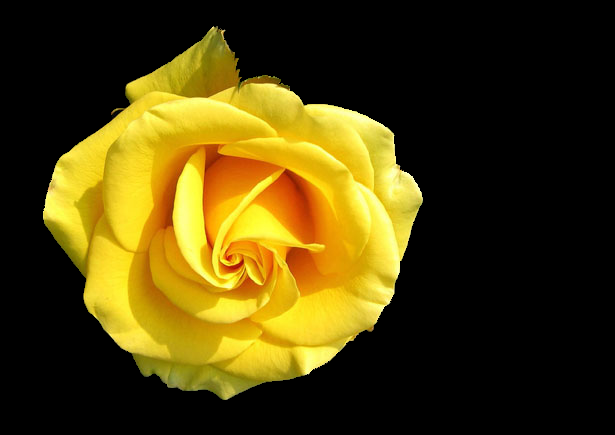
#> input picture images/second.png, 615 x 435 px
$ python black_detect.py
#> lines starting #> are read from the running program, lines starting #| are printed output that depends on the picture; after the words box and inside, x2 and y2 are one past the last pixel; in counts of white or black regions, pixels touching at a corner belong together
"""
Detects black pixels in an image and changes them to red.
https://answers.opencv.org/question/57532/unable-to-detect-black-pixels/
"""

import cv2
import numpy as np

# Load the image
second = cv2.imread('../images/second.png')
#> second is the input picture: shape (435, 615, 3); mean B, G, R 11.3, 62.3, 76.1

if second is None:
    raise ValueError("Image not found or unable to load. Check the file path.")

# Ensure the image is in the correct format (BGR)
if len(second.shape) < 3 or second.shape[2] != 3:
    raise ValueError("Expected a color image with 3 channels (BGR).")

# Convert all black pixels (0, 0, 0) to red (0, 0, 255)
# Create a mask for black pixels
black_pixels_mask = np.all(second == [0, 0, 0], axis=-1)
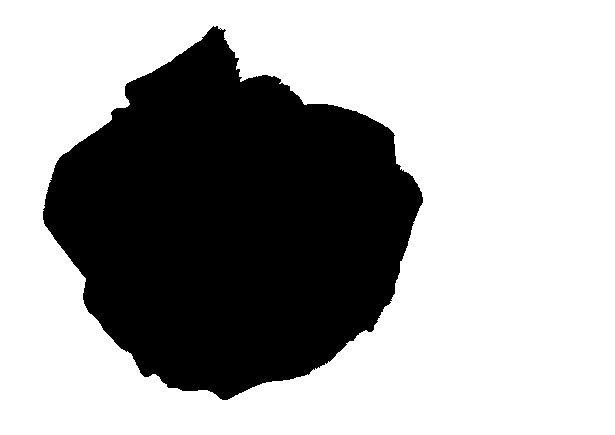
#> black_pixels_mask: shape (435, 615) bool; 65.7% white; 1 black region, box (x1, y1, x2, y2) and area: (43, 26, 423, 400) 91738

# Set the black pixels to red
second[black_pixels_mask] = [0, 0, 255]
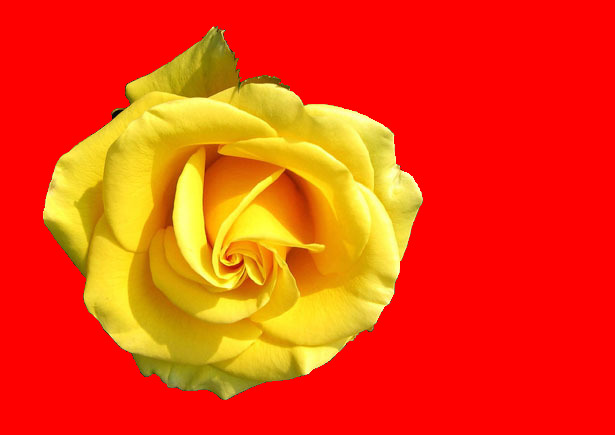
#> second: shape (435, 615, 3); mean B, G, R 11.3, 62.3, 243.6

# Save the result
cv2.imwrite('result.png', second)

print("Processing complete. Result saved as 'result.png'.")

$ run again, with images/TCGA-3C-AALI-01Z-00-DX1.png copied over images/second.png
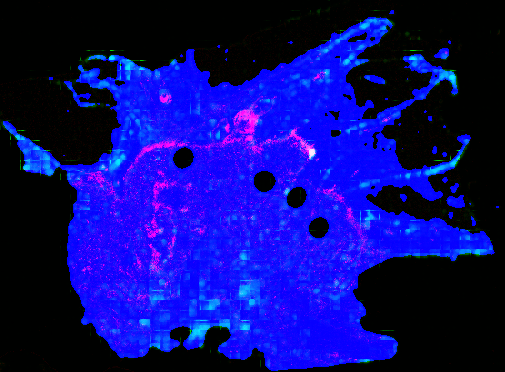
#> input picture images/TCGA-3C-AALI-01Z-00-DX1.png, 505 x 372 px
#> second is the input picture: shape (372, 505, 3); mean B, G, R 124.9, 11.4, 12.4
#> `black_pixels_mask = np.all(second == [0, 0, 0], axis=-1)`:
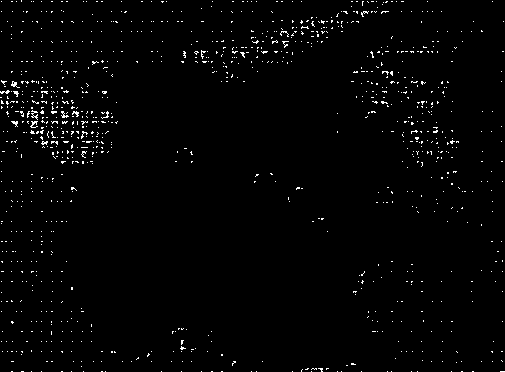
#> black_pixels_mask: shape (372, 505) bool; 1.6% white in thin lines or dots
#> `second[black_pixels_mask] = [0, 0, 255]`:
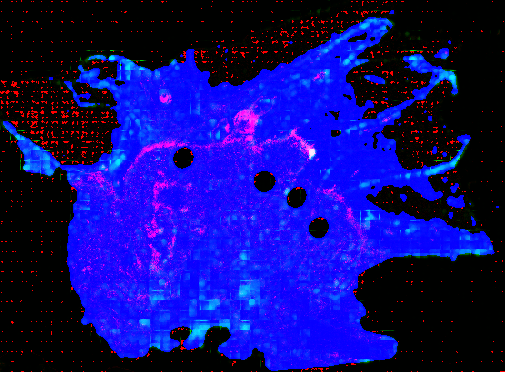
#> second: shape (372, 505, 3); 1.57% of pixels changed, all inside (x1, y1, x2, y2) = (0, 0, 505, 372)
